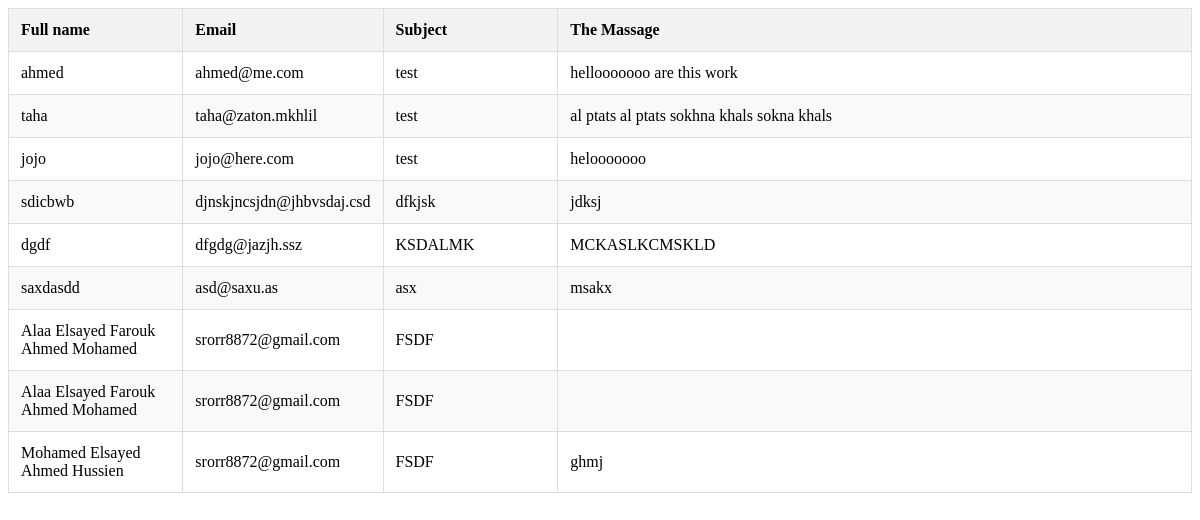
/feedback.php (signed in), run on the app's committed database.
### tables this page shows
CREATE TABLE `feedback` (
  `name` text NOT NULL,
  `email` text NOT NULL,
  `subject` text NOT NULL,
  `massage` text NOT NULL
);

### feedback.php (the view, shortened to what this page needs)
<?php
$dsn='mysql:host=localhost;dbname=zaton';
$user='root';
$pass="";
$connection=new PDO($dsn,$user,$pass);
$result=$connection->query("SELECT * FROM feedback;");
$feed_backs=$result->fetchAll();
?>
<!DOCTYPE html>
<html>
<head>
</head>
<body>
<table>
  <thead>
    <tr>
      <th>Full name</th>
      <th>Email</th>
      <th>Subject</th>
      <th>The Massage</th>
    </tr>
  </thead>
  <tbody>
<?php
foreach ($feed_backs as $f){
    echo "<tr>";
    echo "<td>".$f[0]."</td>";
    echo "<td>".$f[1]."</td>";
    echo "<td>".$f[2]."</td>";
    echo "<td>".$f[3]."</td>";
    echo "</tr>";
}
?>
  </tbody>
</table>
</body>
</html>

### feedback.php (style rules this page uses)
table { border-collapse: collapse; width: 100%; border-radius: 8px; }
th, td { border: 1px solid #dddddd; text-align: left; padding: 12px; }
th { background-color: #f2f2f2; }
tr:nth-child(even) { background-color: #f9f9f9; }
th:nth-child(1), td:nth-child(1), th:nth-child(2), td:nth-child(2), th:nth-child(3), td:nth-child(3) { width: 15%; }
th:nth-child(4), td:nth-child(4) { width: 55%; }

### data on the page
feedback: name "ahmed", email "ahmed@me.com", subject "test", massage "hellooooooo are this work"
feedback: name "taha", email "taha@zaton.mkhlil", subject "test", massage "al ptats al ptats sokhna khals sokna khals"
feedback: name "jojo", email "jojo@here.com", subject "test", massage "helooooooo"
feedback: name "sdicbwb", email "djnskjncsjdn@jhbvsdaj.csd", subject "dfkjsk", massage "jdksj"
feedback: name "dgdf", email "dfgdg@jazjh.ssz", subject "KSDALMK", massage "MCKASLKCMSKLD"
feedback: name "saxdasdd", email "asd@saxu.as", subject "asx", massage "msakx"
feedback: name "Alaa Elsayed Farouk Ahmed Mohamed", email "srorr8872@gmail.com", subject "FSDF"
feedback: name "Alaa Elsayed Farouk Ahmed Mohamed", email "srorr8872@gmail.com", subject "FSDF"
feedback: name "Mohamed Elsayed Ahmed Hussien", email "srorr8872@gmail.com", subject "FSDF", massage "ghmj"
